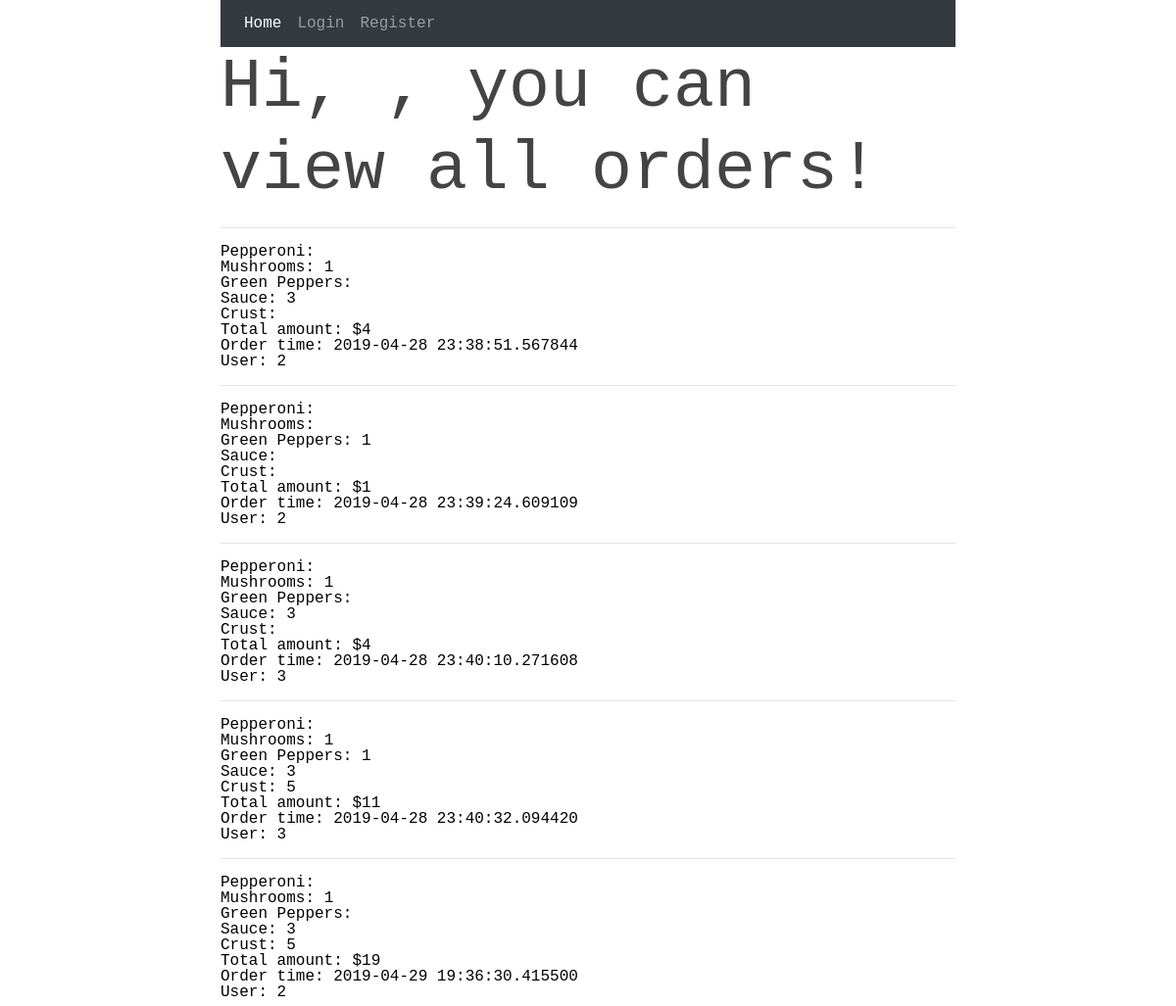
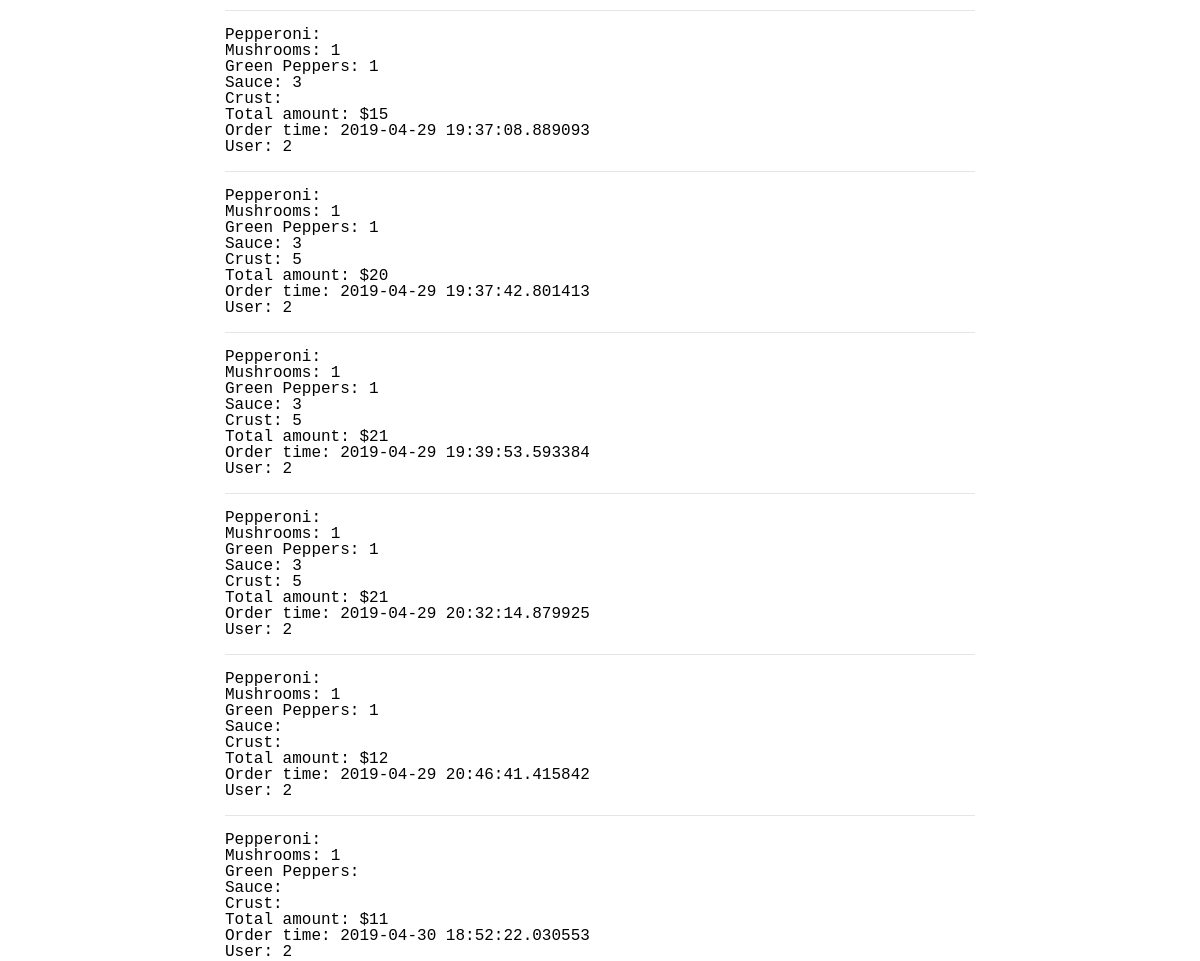
/viewallorders, run on the app's committed database (2 pictures, top to bottom).
### app/models.py (models this page shows)
class Order(db.Model):
    __tablename__ ='order'
    id = db.Column(db.Integer, primary_key=True)
    pepperonni = db.Column(db.String(30))
    mushrooms = db.Column(db.String(30))
    peppers = db.Column(db.String(30))
    sauce = db.Column(db.String(30))
    crust = db.Column(db.String(30))
    order_total = db.Column(db.Integer)
    ordertime = db.Column(db.DateTime, index=True, default=datetime.utcnow)
    user_id = db.Column(db.Integer, db.ForeignKey('user.id'))

### app/routes.py (the view)
@app.route('/viewallorders')
def viewallorders():
    prevOrders = Order.query.all()
    if prevOrders is None:
        prevOrders = {'Results': 'Nothing ordered yet'}
    return render_template('viewallorders.html', orders=prevOrders)

### app/templates/viewallorders.html
{% extends "base.html" %}
{% block content %}
    <h1>Hi, {{ current_user.username}}, you can view all orders!</h1>
    {% for order in orders %}
    <hr>
    <p> Pepperoni: {{order.pepperoni}}</p>
    <p> Mushrooms: {{order.mushrooms}} </p>
    <p> Green Peppers: {{order.peppers}}</p>
    <p> Sauce: {{order.sauce}}</p>
    <p> Crust: {{order.crust}} </p>
    <p> Total amount: ${{order.order_total}}</p>
    <p> Order time: {{order.ordertime}} </p>
    <p> User: {{order.user_id}} </p>
    <p><p>
    {% endfor %}
{% endblock %}

### app/templates/base.html (shortened to what this page needs)
<html>
<head>
<link rel="stylesheet" href="https://maxcdn.bootstrapcdn.com/bootstrap/4.0.0/css/bootstrap.min.css">
</head>
<nav class="navbar navbar-expand-sm bg-dark navbar-dark">
  <ul class="navbar-nav">
    <li class="nav-item active">
      <a class="nav-link" href="{{ url_for('index') }}">Home</a>
    </li>
    {% if current_user.is_anonymous %}
    <li class="nav-item">
      <a class="nav-link" href="{{ url_for('login') }}">Login</a>
    </li>
    <li class="nav-item">
    <a class="nav-link" href = "{{ url_for('register')}}"> Register </a>
    </li>
    {% endif %}
  </ul>
</nav>
<body>
   {% block content %}{% endblock %}
</body>
</html>

### app/templates/base.html (style rules this page uses)
html, body, div, span, applet, object, iframe, h1, h2, h3, h4, h5, h6, p, blockquote, pre, a, abbr, acronym, address, big, cite, code, del, dfn, em, font, img, ins, kbd, q, s, samp, small, strike, sub, sup, tt, var, dl, dt, dd, ol, ul, li, fieldset, form, label, legend, table, caption, tbody, tfoot, thead, tr, th, td, header, section, footer, article, details { margin: 0; padding: 0; border: 0; outline: 0; font-weight: inherit; font-style: inherit; font-size: 100%; font-family: inherit; vertical-align: baseline; }
body { line-height: 1; color: black; background: white; }
ol, ul { list-style: none; }
header, nav, details, section, aside, footer { display: block; }
body { font-family: 'Courier', 'Courier New', Serif; max-width: 750px; margin: 0 auto; }
h1 { font-size: 70px; color: #444; margin-bottom: 10px }

### data on the page
Order: mushrooms "1", sauce "3", order_total "4", ordertime "2019-04-28 23:38:51.567844", user_id "2"
Order: peppers "1", order_total "1", ordertime "2019-04-28 23:39:24.609109", user_id "2"
Order: mushrooms "1", sauce "3", order_total "4", ordertime "2019-04-28 23:40:10.271608", user_id "3"
Order: mushrooms "1", peppers "1", sauce "3", crust "5", order_total "11", ordertime "2019-04-28 23:40:32.094420", user_id "3"
Order: mushrooms "1", sauce "3", crust "5", order_total "19", ordertime "2019-04-29 19:36:30.415500", user_id "2"
Order: mushrooms "1", peppers "1", sauce "3", order_total "15", ordertime "2019-04-29 19:37:08.889093", user_id "2"
Order: mushrooms "1", peppers "1", sauce "3", crust "5", order_total "20", ordertime "2019-04-29 19:37:42.801413", user_id "2"
Order: mushrooms "1", peppers "1", sauce "3", crust "5", order_total "21", ordertime "2019-04-29 19:39:53.593384", user_id "2"
Order: mushrooms "1", peppers "1", sauce "3", crust "5", order_total "21", ordertime "2019-04-29 20:32:14.879925", user_id "2"
Order: mushrooms "1", peppers "1", order_total "12", ordertime "2019-04-29 20:46:41.415842", user_id "2"
Order: mushrooms "1", order_total "11", ordertime "2019-04-30 18:52:22.030553", user_id "2"
